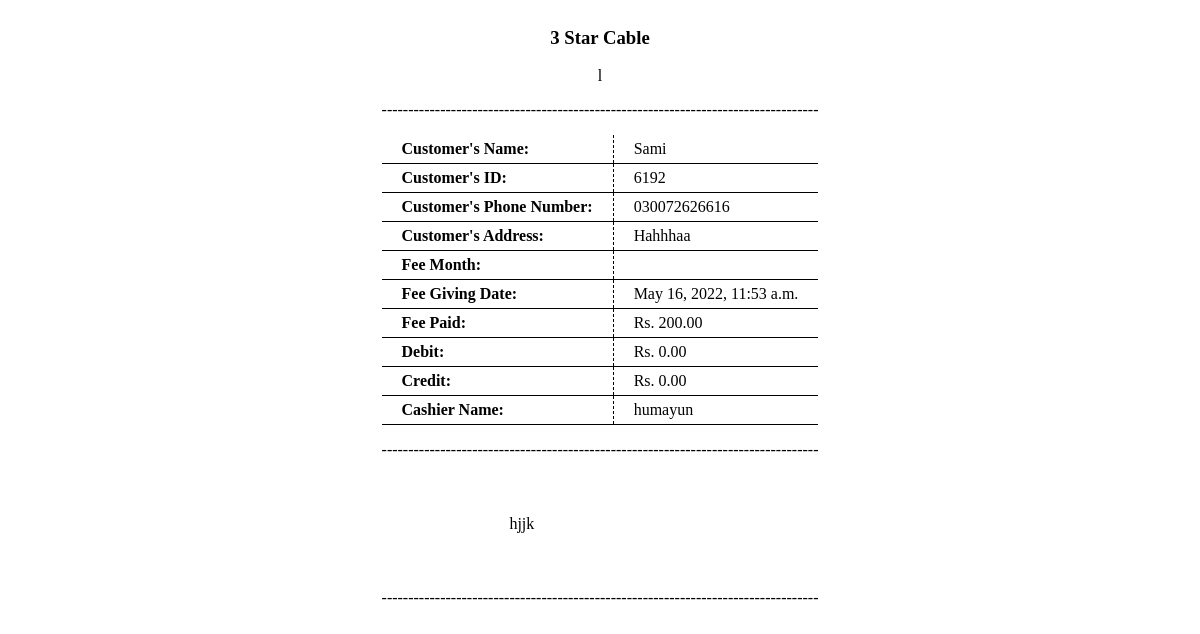
/show/21 (signed in), run on the app's committed database.
### main/models.py (models this page shows, shortened)
class Shop(models.Model):
    shop_name = models.CharField(
        max_length=20000, blank=False, null=False, verbose_name='Shop Name')
    shop_contact = models.TextField(
        blank=False, null=False, verbose_name='Shop Contact Information')
    shop_details = models.TextField(
        blank=False, null=False, verbose_name='Shop Location/Adress')
    user = models.ForeignKey(
        User, related_name='shopholder', on_delete=models.CASCADE, unique=True)

class Fee(models.Model):
    customer = models.ForeignKey(
        Customers, related_name='fee', on_delete=models.CASCADE)
    fee_paid = models.DecimalField(max_digits=8, blank=False, null=False,
                                   decimal_places=2, verbose_name='Customer`s Paid Fee')
    fee_status = models.CharField(max_length=10, choices=(
        ('paid', 'Paid'), ('not_paid', 'Not Paid')), default='not_paid', null=False)
    debit = models.DecimalField(max_digits=8, blank=False, null=False,
                                decimal_places=2, verbose_name='Customer`s Debit Fee', default=0)
    credit = models.DecimalField(max_digits=8, blank=False, null=False,
                                 decimal_places=2, verbose_name='Customer`s Credit Fee', default=0)
    Date = models.DateField(
        auto_now_add=False, verbose_name='Fee of the Date')
    Month = models.CharField(max_length=100, null=True, blank=True)
    taken_by = models.ForeignKey(User, related_name='fee',
                                 on_delete=models.CASCADE)
    given_on_date = models.DateTimeField(
        auto_now_add=True, verbose_name='Fee`s Date')

class Customers(models.Model):
    customer_id = models.CharField(
        max_length=4, blank=True, null=True, unique=True, verbose_name='Customer`s ID')
    name = models.CharField(max_length=1000, blank=False,
                            null=False, verbose_name='Customer`s Name')
    phone = models.CharField(max_length=13, blank=True,
                             null=True, verbose_name='Customer`s Phone Number')
    address = models.TextField(
        null=True, blank=True, verbose_name='Customer`s Address')
    customer_status = models.CharField(max_length=10, choices=(
        ('active', 'Active'), ('disabled', 'Disabled')), default='disabled', null=False)
    area = models.ForeignKey(Area, related_name='customer',
                             on_delete=models.CASCADE, verbose_name='Customer`s area')
    subarea = models.ForeignKey(SubArea, related_name='customer_sarea',
                                on_delete=models.CASCADE, verbose_name='Customer`s Sub-Area')
    customer_fee_assigned = models.DecimalField(max_digits=8, blank=False, null=False,
                                                decimal_places=2, verbose_name='Customer`s Assigned Fee')
    user = models.ForeignKey(User, related_name='user',
                             on_delete=models.CASCADE, verbose_name="Added BY Admin user")
    assigned_to_subuser = models.ForeignKey(
        Subuser, related_name='customersubuser', on_delete=models.CASCADE)

### main/views.py (the view)
# urls.py: path('show/<int:pk>', views.showprint, name='show'),
def showprint(request, pk):
    context = {}
    user = request.user
    fee = Fee.objects.get(pk=pk)
    if Shop.objects.filter(user=user).exists():
        shop_details = Shop.objects.filter(user=user).first()
        factory = qrcode.image.svg.SvgImage
        link = constant_url+"show/"+str(fee.id)
        img = qrcode.make((link), image_factory=factory, box_size=7)
        stream = BytesIO()
        img.save(stream)
        svg = stream.getvalue().decode()
    else:
        return redirect('add_details')
    return render(request, 'showprint.html', {'fee': fee, 'shopdetails': shop_details, 'svg': svg})

### main/templates/showprint.html (shortened to what this page needs)
<!DOCTYPE html>
<html lang="en">
  <head>
  </head>
  <body
    style="display: flex; justify-content: center;align-items: center;"
  >
    <div id="select" style="max-width: 437px">
      <h3 style="text-align: center">{{ shopdetails.shop_name }}</h3>
      <p style="text-align: center;word-spacing: -1px;">{{ shopdetails.shop_contact }}</p>
      <p>
        ----------------------------------------------------------------------------------
      </p>
      <table style="text-align: left">
        <tr>
          <th>Customer's Name:</th>
          <td>{{ fee.customer.name }}</td>
        </tr>
        <tr>
          <th>Customer's ID:</th>
          <td>{{ fee.customer.customer_id }}</td>
        </tr>
        <tr>
          <th>Customer's Phone Number:</th>
          <td>{{ fee.customer.phone }}</td>
        </tr>
        <tr>
          <th>Customer's Address:</th>
          <td>{{ fee.customer.address }}</td>
        </tr>
        <tr>
          <th>Fee Month:</th>
          <td>{{ fee.month }}</td>
        </tr>
        <tr>
          <th>Fee Giving Date:</th>
          <td>{{ fee.given_on_date }}</td>
        </tr>
        <tr>
          <th>Fee Paid:</th>
          <td>Rs. {{ fee.fee_paid }}</td>
        </tr>
        <tr>
          <th>Debit:</th>
          <td>Rs. {{ fee.debit }}</td>
        </tr>
        <tr>
          <th>Credit:</th>
          <td>Rs. {{ fee.credit }}</td>
        </tr>
        <tr>
          <th>Cashier Name:</th>
          <td>{{ fee.taken_by }}</td>
        </tr>
      </table>
      <p>
        ----------------------------------------------------------------------------------
      </p>
      <div style="display: flex; align-items:center;">
        <div style="align-items: center;justify-content: center; display: flex; margin: 0px 15px"  >{{svg|safe}}</div>
        <p style="text-align: center; word-spacing: -1px;">{{ shopdetails.shop_details }}</p>
      </div>
      <p>
        ----------------------------------------------------------------------------------
      </p>
    </div>
  </body>
</html>

### main/templates/showprint.html (style rules this page uses)
table { border-collapse: collapse; }
table th { border-right: 1px dashed black; }
table th, table td { border-bottom: 1px solid black; padding: 5px 20px; border-collapse: collapse; }

### data on the page
Shop: shop_name "3 Star Cable", shop_contact "l", shop_details "hjjk"
Fee: customer.name "Sami", customer.customer_id "6192", customer.phone "030072626616", customer.address "Hahhhaa", given_on_date "May 16, 2022, 11:53 a.m.", fee_paid "200.00", debit "0.00", credit "0.00", taken_by "humayun"
